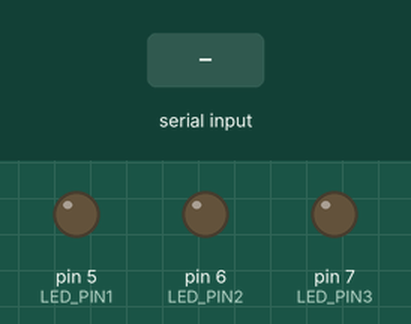
Simulated run of this sketch. Board: Arduino Uno, built with avr-gcc and run on an emulated ATmega328P. Parts: output pins drawn as LEDs (lit = HIGH). The test bench sets the inputs (shaded band). What the sketch prints to the serial monitor is not drawn.

Above: at 1.2 s.
1.3 s: byte 1 (1) received over Serial
At 2.5 s:
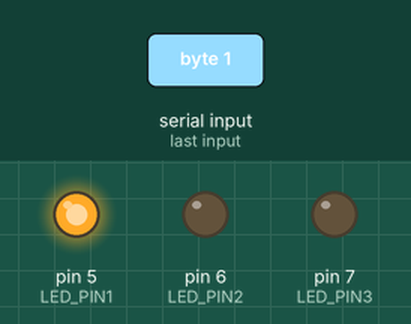
2.8 s: byte 3 (3) received over Serial
At 3.7 s:
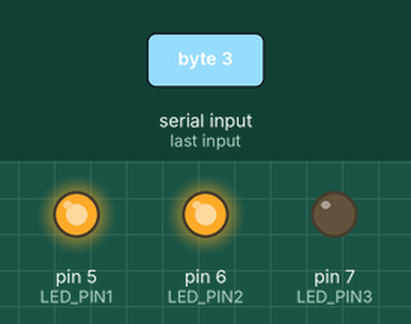
4.3 s: byte 2 (2) received over Serial
At 4.9 s:
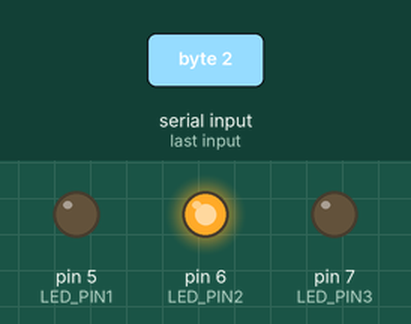
5.8 s: byte 5 (5) received over Serial
At 7.0 s:
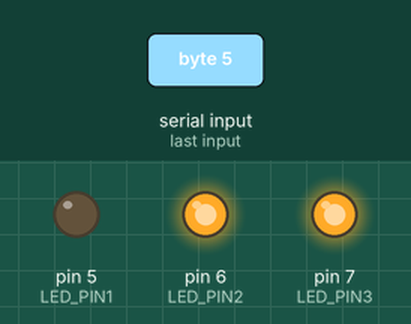
7.3 s: byte 4 (4) received over Serial
At 8.4 s:
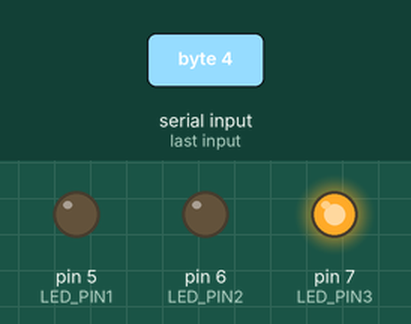
8.8 s: byte 1 (1) received over Serial
At 9.5 s:
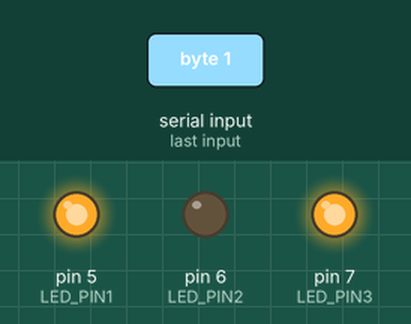
Timing chart, 0 to 11.3 s (numbered marks = the images above; inputs shaded):
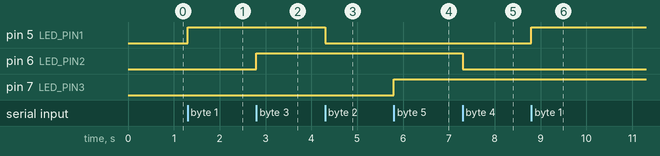

Measured:
- after the input at 1.3 s, pin 5 (LED_PIN1): LOW → HIGH at once
- after the input at 2.8 s, pin 6 (LED_PIN2): LOW → HIGH at once
- after the input at 4.3 s, pin 5 (LED_PIN1): HIGH → LOW at once
- after the input at 5.8 s, pin 7 (LED_PIN3): LOW → HIGH at once
- after the input at 7.3 s, pin 6 (LED_PIN2): HIGH → LOW at once
- after the input at 8.8 s, pin 5 (LED_PIN1): LOW → HIGH at once

The sketch:

ATMega328P.ino
```cpp
// Upload with SW 3 and 4 ON

const int LED_PIN1 = 5; // This LED is connected to D5 of Arduino
const int LED_PIN2 = 6; // This LED is connected to D6 of Arduino
const int LED_PIN3 = 7; // This LED is connected to D7 of Arduino

void setup(){
  pinMode(LED_PIN1, OUTPUT);
  pinMode(LED_PIN2, OUTPUT);
  pinMode(LED_PIN3, OUTPUT);
  Serial.begin(9600);
  Serial.println("Control LED with WiFi Test");

}

void loop(){
  if (Serial.available()>0) {
      int reading = Serial.read();
      if (reading == 1) {
          digitalWrite(LED_PIN1, HIGH);
        }
      else if (reading == 2) {
          digitalWrite(LED_PIN1, LOW);
        }
      else if (reading == 3) {
          digitalWrite(LED_PIN2, HIGH);
        }
      else if (reading == 4) {
          digitalWrite(LED_PIN2, LOW);
        }
      else if (reading == 5) {
          digitalWrite(LED_PIN3, HIGH);
        }
      else if (reading == 6) {
          digitalWrite(LED_PIN3, LOW);
        }
    }

}
```
